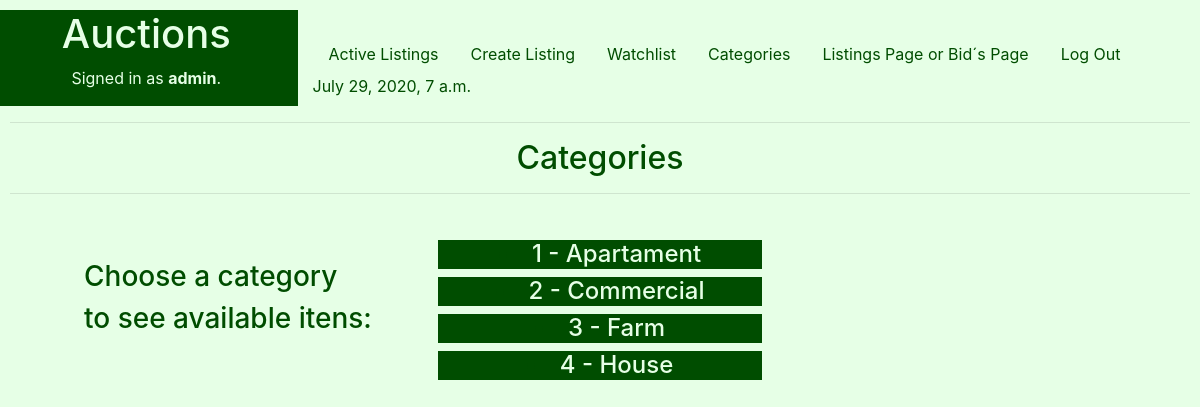
/Categories (signed in), run on the app's committed database.
### auctions/models.py (models this page shows, shortened)
class User(AbstractUser):
    pass

class Categories(models.Model):
    Ccode=models.IntegerField() #key
    Cdescription = models.CharField(max_length=50)

### auctions/views.py (the view)
# urls.py: path('Categories', views.Categories_view, name='Categories'),
@login_required
def Categories_view(request):
    d = datetime.now()
    context= {
        "d": d,
        "Categories": Categories.objects.all(),
        }
    return render(request, "auctions/Categories.html", context)

### auctions/templates/auctions/Categories.html (shortened to what this page needs)
{% extends "auctions/layout.html" %}
{% block body %}
<h2 style=" text-align: center;">Categories</h2>
<hr>
<div class="form-group" >
      {% if Categories|length > 0 %}
	        <div class="container" style="width:90%">
		          <div class="row" width="1000px;">
                  <div class="col-lg-4" style="position:relative; top:50px">
                      <h3>Choose a category</h3>
                      <h3>to see available itens:</h3>
                  </div>
                  <div class="col-lg-4" >
					              {% for Category in Categories %}
                            <h4><li style="background-color:#004d00 ; text-align: center; position:relative; top:30px">
                                <a style="color:#e6ffe6;" href= "{% url 'auctions:CategoryShow' C_description=Category.Cdescription  %}">
                                      {{ Category.Ccode }} - {{ Category.Cdescription }}</a>
                                </li><h4>
				                {% endfor %}
                  </div>
                  <div class="col-lg-4">
                  </div>
			        </div
          </div>
        {% else %}
	         	<div class="form-group">
		          	<output><h1>No matches found</h1></output>
	        	</div>
	      {% endif %}
</div>
{% endblock %}

### auctions/templates/auctions/layout.html (shortened to what this page needs)
{% load static %}
<!DOCTYPE html>
<html lang="en">
    <head>
        <link rel="stylesheet" href="https://stackpath.bootstrapcdn.com/bootstrap/4.4.1/css/bootstrap.min.css">
        <link rel="stylesheet" href="https://cdnjs.cloudflare.com/ajax/libs/font-awesome/4.7.0/css/font-awesome.min.css">
        <link href="{% static 'auctions/styles.css' %}" rel="stylesheet">
    </head>
    <body>
        <div class="row">
            <div class="col-lg-3" style="background-color:#004d00;color:#e6ffe6 ;">
                <h1 style="text-align: center;">Auctions</h1>
                {% if user.is_authenticated %}
                    <p style="text-align: center;">Signed in as <strong >{{ user.username }}</strong>.</p>
                {% else %}
                    <p style="text-align: center;">Not signed in.</p>
                {% endif %}
            </div>
            <div class="col-lg-9" >
                <ul class="nav">
                <li class="nav-item"><br>
                  <a  style="color:  #004d00;" class="nav-link" href="{% url 'auctions:index' %}">Active Listings</a>
                </li>
                {% if user.is_authenticated %}
                    <li class="nav-item"><br>
                    <a  style="color:  #004d00;" class="nav-link" href="{% url 'auctions:CreateListings' %}">Create Listing</a>
                    </li>
                    <li class="nav-item"><br>
                    <a  style="color:  #004d00;" class="nav-link" href="{% url 'auctions:Watchlist' %}">Watchlist</a>
                    </li>
                    <li class="nav-item"><br>
                    <a  style="color:  #004d00;" class="nav-link" href="{% url 'auctions:Categories' %}">Categories</a>
                    </li>
                    <li class="nav-item"><br>
                    <a  style="color:  #004d00;" class="nav-link" href="{% url 'auctions:Listingspage' %}">Listings Page or Bid´s Page</a>
                    </li>
                    <li class="nav-item"><br>
                    <a  style="color:  #004d00;" class="nav-link" href="{% url 'auctions:logout' %}">Log Out</a>
                    </li>
                {% endif %}
                    <li>   {{d}} </li>
                </ul>
            </div>
        </div>
      <hr>
      {% block body %}
      {% endblock %}
    </body>
</html>

### auctions/static/auctions/styles.css (style rules this page uses)
body { padding: 10px; }

### auctions/templates/auctions/layout.html (style rules this page uses)
body { background-color:#e6ffe6 ; color: #004d00; }

### data on the page
User: username "admin"
Categories: Ccode "1", Cdescription "Apartament"
Categories: Ccode "2", Cdescription "Commercial"
Categories: Ccode "3", Cdescription "Farm"
Categories: Ccode "4", Cdescription "House"
